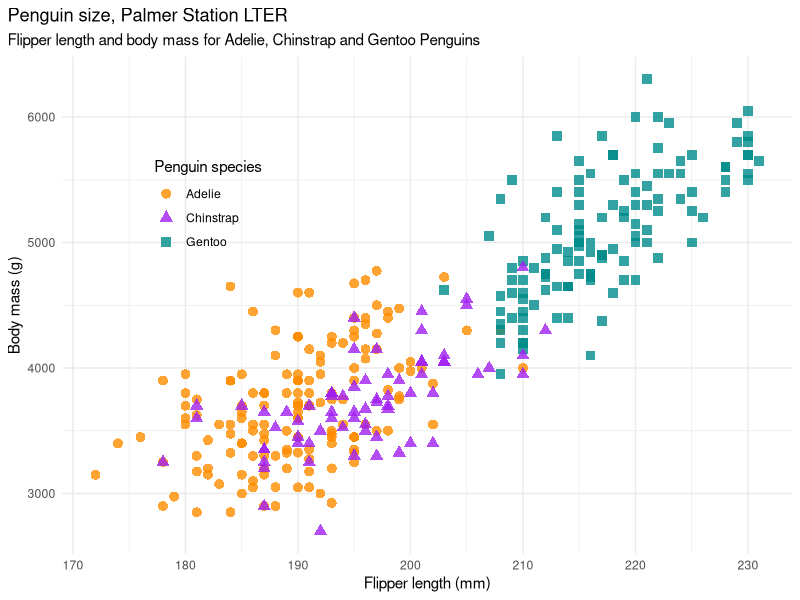
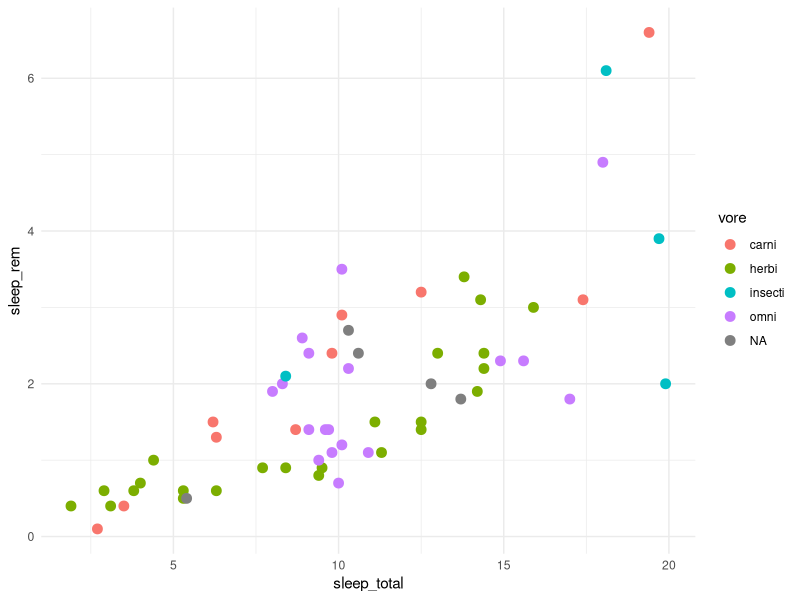

The R source for these figures, in order:
## ---- chunk 1

78 * 87
## ---- chunk 2

library(palmerpenguins)
library(ggplot2)
ggplot2::theme_set(ggplot2::theme_minimal())

mass_flipper <- ggplot(data = penguins, 
                       aes(x = flipper_length_mm,
                           y = body_mass_g)) +
  geom_point(aes(color = species, 
                 shape = species),
             size = 3,
             alpha = 0.8) +
  scale_color_manual(values = c("darkorange","purple","cyan4")) +
  labs(title = "Penguin size, Palmer Station LTER",
       subtitle = "Flipper length and body mass for Adelie, Chinstrap and Gentoo Penguins",
       x = "Flipper length (mm)",
       y = "Body mass (g)",
       color = "Penguin species",
       shape = "Penguin species") +
  theme(legend.position = c(0.2, 0.7),
        plot.title.position = "plot",
        plot.caption = element_text(hjust = 0, face= "italic"),
        plot.caption.position = "plot")

print(mass_flipper)
#> Warning: Removed 2 rows containing missing values (geom_point).
## ---- chunk 3
# First load the package
library(tidyverse)

# Now create the figure
ggplot(data = msleep, aes(x = sleep_total, y = sleep_rem, colour = vore)) +
  geom_point(size = 3)
## ---- chunk 4
a <- 1 
a
## ---- chunk 5
b <- "I love stats"
b
## ---- chunk 6
c <- c(2,3,4,5)
c
## ---- chunk 7

# object_name <- object_content
my_obj <- "I am hungry"
## ---- chunk 8
my_obj
## ---- chunk 9
a <- 10
b <- 3
## ---- chunk 10

a + b
a - b
a * b

## ---- chunk 11
a <- 10
b <- 3

## ---- chunk 12
a == b
a != b
a <= b
## ---- chunk 13
a <- 9
b <- 3

## ---- chunk 14

(a > b) & (a > b)
(a < b) | (a > b)

## ---- chunk 15

1:9

9 %in% c(1, 2, 4, 6)

"moose" %in% c("moose", "elk", "deer")

## ---- chunk 16
a <- 5
b <- 10
c <- 7
## ---- chunk 17
(a + b + c)/3
## ---- chunk 18
mean(c(a, b, c))
## ---- chunk 19
mean(x = c(2, 4, 5, 6, 7, NA))

## ---- chunk 20
mean(x = c(2, 4, 5, 6, 7, NA))
## ---- chunk 21
mean(x = c(2, 4, 5, 6, 7, NA), 
     na.rm = TRUE)
## ---- chunk 22

standard_error <- function(data){
  n <- length(data)
  sd <- sd(data)
  se <- sd/sqrt(n)
  
  return(se)
}

se_my_data <- standard_error(c(2, 5, 8, 7, 9, 8, 9, 1, 5, 4))
se_my_data
## ---- chunk 23
a <- "hi"
b <- "56.4"
## ---- chunk 24
class(b)
## ---- chunk 25
as.numeric(b)
## ---- chunk 26

a <- c("a", "b", "c")
a

## ---- chunk 27

d <- tibble(letters = c("a", "b", "c"),
            numbers = c(1, 3, 4),
            treat = c("control", "control", "control"))
d

## ---- chunk 28

a <- c(2, 3, 4, 6:8)
class(a)

b <- c("I", "Love", "R")
class(b)

c <- c("way", 2, "go")
class(c)
## ---- chunk 29
length(a)
## ---- chunk 30
a[2]
## ---- chunk 31
4 %in% a
## ---- chunk 32
d <- c(a, "here", "are", 5, "new", "values")
d
## ---- chunk 33
mean(a)
sd(a)

## ---- chunk 34
max(a)
min(a)

## ---- chunk 35

df <- tibble(Name = c("Jon", "Bill", "Maria", "Ben", "Tina"),
             Age = c(23, 41, 32, 58, 26))
df
## ---- chunk 36
iris %>% head(3)
## ---- chunk 37
library(palmerpenguins)
penguins
## ---- chunk 38
head(iris)
## ---- chunk 39
dim(iris)
## ---- chunk 40
colnames(iris)
## ---- chunk 41
iris[1, ]
## ---- chunk 42
iris[c(1, 5), ]
## ---- chunk 43
iris[2, 3]
## ---- chunk 44
iris_sub <- slice_sample(iris, n = 15) 

table(iris_sub$Species)


## ---- chunk 45
iris_sub <- slice_sample(iris, n = 5, 
                         by = "Species") 

table(iris_sub$Species)

## ---- chunk 46
iris_p_length <- pull(iris, "Petal.Length")
## ---- chunk 47



mean(iris_p_length)
sd(iris_p_length)
cor(iris[, 1:4])

